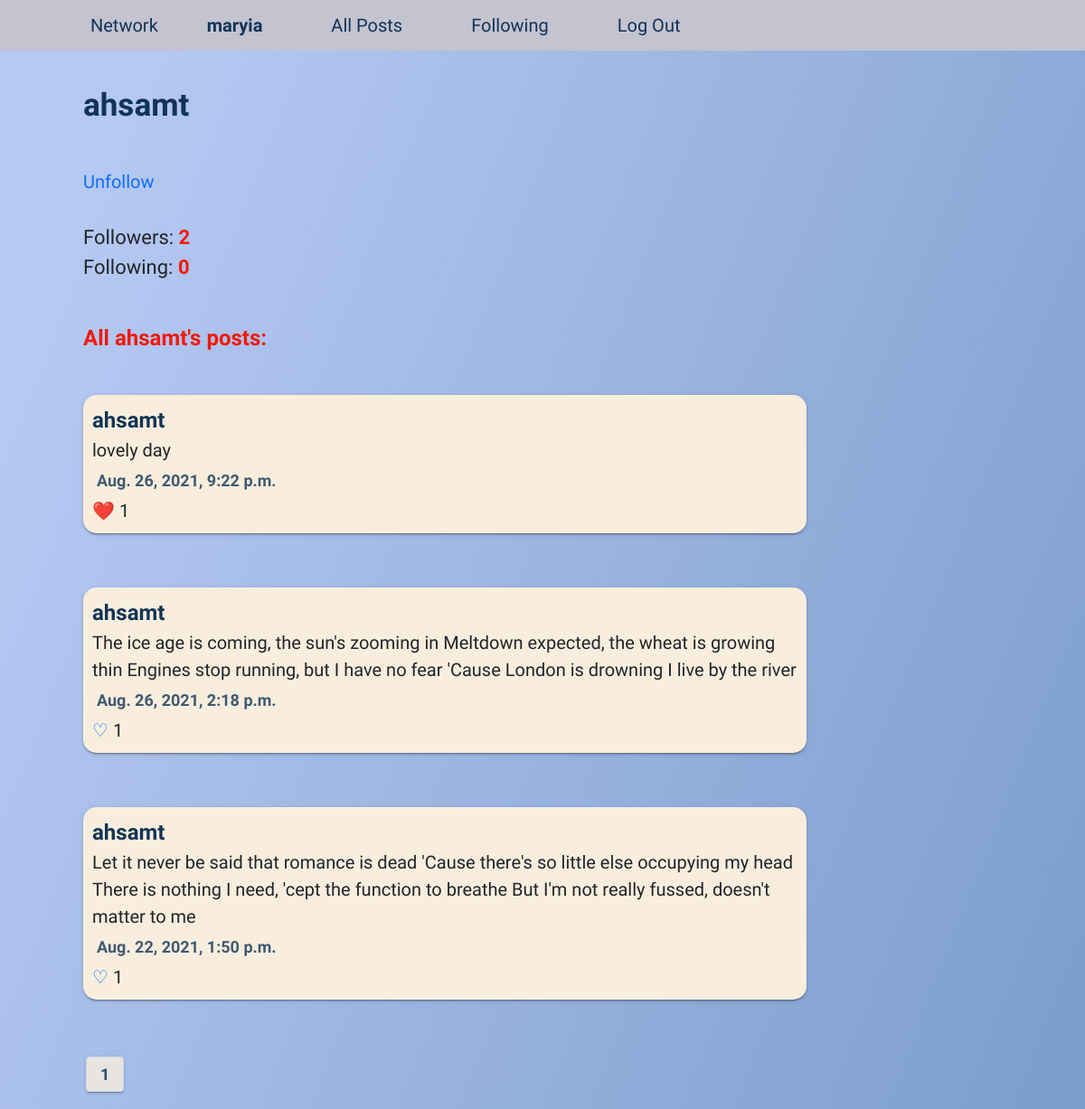
Screenshot of /ahsamt (signed in) with the database file from the repository.
### network/models.py (models this page shows, shortened)
class User(AbstractUser):
    pass

class Post(models.Model):
    content = models.TextField(max_length = 500, blank = False)
    date = models.DateTimeField(default = timezone.now)
    author = models.ForeignKey(User, on_delete = models.CASCADE, null = True, related_name="posts")
    likedBy = models.ManyToManyField(User, blank = True, related_name = "likers")

### network/views.py (the view)
# urls.py: path("<str:username>", views.profile, name = "profile"),
def profile(request, username):
    userToView = User.objects.get(username = username)
    posts = sorted(userToView.posts.all(), key = lambda p:(p.date), reverse=True)
    paginator = Paginator(posts,10)
    page_number = request.GET.get('page')
    page_obj = paginator.get_page(page_number)
    followers = userToView.followers.all()
    numFollowers = len(followers)
    following = userToView.following.all()
    numFollowing = len(following)
    buttonText = "Follow"
    user = request.user
    if user.is_authenticated:
         if follow_check(user, userToView):
            buttonText = "Unfollow"
    return render(request, "network/profile.html", {"userToView":userToView.username, "posts":page_obj, "numFollowers":numFollowers, "numFollowing":numFollowing, "buttonText":buttonText})

### network/utils.py (called while the page is built)
def follow_check(user, userToFollow):
     followCheck = UserFollowing.objects.filter(user = user, followedUser = userToFollow).exists()
     return followCheck

### network/templates/network/profile.html
{% extends "network/layout.html" %}
{% block body %}
<h1>{{ userToView }}</h1>
{% if user.is_authenticated and user.username != userToView %}
<a href="{%  url 'follow'  userToView %}" class="follow">{{ buttonText }}</a> <br /><br />
{% endif %}
<div class="profile-info">
  <div>Followers: <span class="following">{{ numFollowers }}</span></div>
  <div>Following: <span class="following">{{ numFollowing }}</span></div>
  <h3 class="mt-5">All {{ userToView }}'s posts:</h3>
</div>
<br />
{% include "network/posts.html" with posts=posts %}
{% include "network/pagination.html" with posts=posts %}
{% endblock %}

### network/templates/network/layout.html (shortened to what this page needs)
{% load static %}
<!DOCTYPE html>
<html lang="en">
  <head>
    <link
      href="https://cdn.jsdelivr.net/npm/bootstrap@5.1.0/dist/css/bootstrap.min.css"
      rel="stylesheet"
    />
    <link href="{% static 'network/styles.css' %}" rel="stylesheet" />
  </head>
  <body>
    <div class="navigation">
      <nav class="navbar navbar-expand-lg">
        <a class="navbar-brand" href="{% url 'index' %}">Network</a>
        <div>
          <ul class="navbar-nav mr-auto">
            {% if user.is_authenticated %}
            <li class="nav-item">
              <a class="nav-link" href="/{{ user.username }}"><strong id="userID">{{ user.username }}</strong></a>
            </li>
            {% endif %}
            <li class="nav-item">
              <a class="nav-link" href="{% url 'index' %}">All Posts</a>
            </li>
            {% if user.is_authenticated %}
            <li class="nav-item">
              <a class="nav-link" href="{% url 'following' %}">Following</a>
            </li>
            <li class="nav-item">
              <a class="nav-link" href="{% url 'logout' %}">Log Out</a>
            </li>
            {% endif %}
          </ul>
        </div>
      </nav>
    </div>
    <div class="container">
      <div class="body">{% block body %} {% endblock %}</div>
    </div>
  </body>
</html>

### network/templates/network/posts.html (shortened to what this page needs)
{% for post in posts %}
<div class="post-section" id="postBlock{{ post.id }}">
  <a class="author" href="/{{ post.author }}">{{ post.author }}</a>
  <div id="postContent{{ post.id }}">{{ post.content }}</div>
  <div class="date">{{ post.date }}</div>
  {% if user.is_authenticated %} {% if user in post.likedBy.all %}
  <a href="/" class="like" data-postId="{{ post.id }}">❤️</a>
  {% else %}
  <a href="/" class="like" data-postId="{{ post.id }}">♡</a>
  {% endif %} {% else %}
  <a href="/" class="loginToLike">♡</a>
  {% endif %}
  <span class="num-likes" id="postLikes{{ post.id }}"> {{ post.likedBy.all|length }}</span>
</div>
<br />
<br />
{% endfor %}

### network/static/network/styles.css (style rules this page uses)
:root { --background-gradient: linear-gradient(111.5deg, rgb(181, 201, 242) 11.1%, rgb(118, 153, 201) 107.5%); --grey-navbar-color: #c4c3d0; --headings-color: #123456; --red-text-color: #f21909; }
body { background: var(--background-gradient); font-family: "Kalam", cursive; font-size: 20px; }
h1, h2 { padding: 40px 0; color: var(--headings-color); font-weight: bold; }
h1 { font-size: 35px; }
h3 { font-size: 24px; font-weight: 650; padding-bottom: 10px; color: var(--red-text-color); }
a { text-decoration: none; }
.container { margin-left: 80px; }
.navbar { background: var(--grey-navbar-color); padding: 5px 15px 5px 100px; }
.navbar-brand, .nav-link { color: var(--headings-color); }
.nav-link { margin: 0px 30px; }
.post-section { width: 800px; background-color: #f9eede; padding: 10px; border-radius: 15px; box-shadow: 0 2px 2px 0 rgba(0, 0, 0, 0.14), 0 1px 5px 0 rgba(0, 0, 0, 0.12), 0 3px 1px -2px rgba(0, 0, 0, 0.2); }
.author { color: var(--headings-color); font-size: 24px; font-weight: bold; transition: ease-in-out 200ms; }
.following { color: var(--red-text-color); font-weight: bold; }
.profile-info { font-size: 22px; }
.date { margin: 5px; font-size: 18px; opacity: 0.8; font-weight: bolder; color: var(--headings-color); }

### rows the page displays
User: username "maryia"
User: username "ahsamt"
Post: author "ahsamt", content "lovely day", date "Aug. 26, 2021, 9:22 p.m.", likedBy.all|length "1"
Post: author "ahsamt", content "The ice age is coming, the sun's zooming in Meltdown expected, the wheat is growing thin Engines stop running, but I have no fear 'Cause London is drowning I live by the river", date "Aug. 26, 2021, 2:18 p.m.", likedBy.all|length "1"
Post: author "ahsamt", content "Let it never be said that romance is dead 'Cause there's so little else occupying my head There is nothing I need, 'cept the function to breathe But I'm not really fussed, doesn't matter to me", date "Aug. 22, 2021, 1:50 p.m.", likedBy.all|length "1"

### other values shown
{{ buttonText }} "Unfollow"
{{ numFollowers }} "2"
{{ numFollowing }} "0"
{{ posts.number }} "1"
